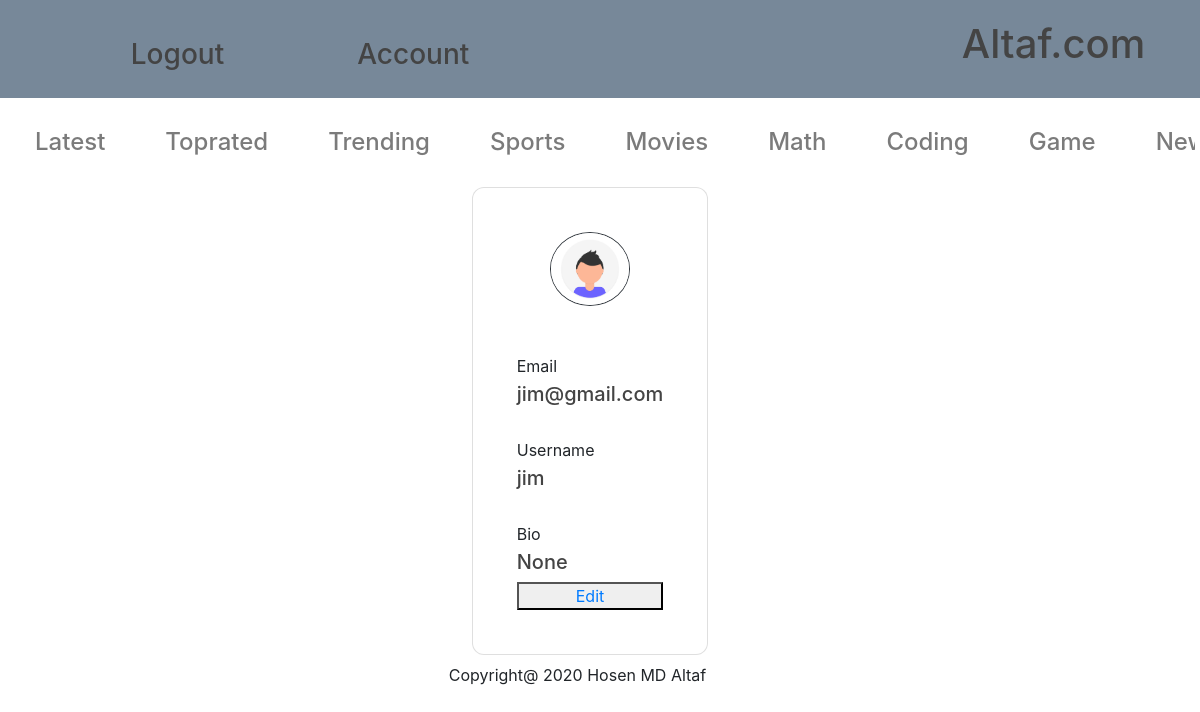
The app's page /account/3/ (signed in) with its own data.
### account/models.py (models this page shows, shortened)
class Account(AbstractBaseUser):
		email 					= models.EmailField(verbose_name="email", max_length=60, unique=True)
		username 				= models.CharField(max_length=30, unique=True)
		date_joined				= models.DateTimeField(verbose_name='date joined', auto_now_add=True)
		last_login				= models.DateTimeField(verbose_name='last login', auto_now=True)
		is_admin				= models.BooleanField(default=False)
		is_active				= models.BooleanField(default=True)
		is_staff				= models.BooleanField(default=False)
		is_superuser			= models.BooleanField(default=False)
		profile_image                 =  models.ImageField(default='man.png',upload_to='profile_pics')
		bio                     =  models.CharField(max_length=100,null=True,blank=True)
		hide_email              = models.BooleanField(default=True)
		full_name               = models.CharField(max_length=30,null=True,blank=True)
		USERNAME_FIELD = 'email'
		REQUIRED_FIELDS = ['username']
		objects = MyAccountManager()

### account/views.py (the view)
# urls.py: path('<int:pk>/',ProfileDetailView.as_view(), name='my_profile'),
class ProfileDetailView(DetailView):
    model = Account
    context_object_name = 'my_profile'
    template_name = 'account/account.html'
    def get_object(self,**kwargs):
        pk= self.kwargs.get('pk')
        view_profile = Account.objects.get(pk=pk)
        return view_profile

### templates/account/account.html (shortened to what this page needs)
{% extends 'baseapp/main.html' %}
{% load static %}
{% block content %}
{% if request.user.is_authenticated %}
<div class="flex-page">
  <div class="profile-post-seaction">
    <div class="container-fluid">
        <div class="d-flex flex-row justify-content-center flex-wrap align-items-start">
            <div class="card profile-card m-2">
              <div class="card-body">
                  <div class="d-flex flex-column justify-content-center p-4">
                      <div class="image-container mx-auto mb-4">
                          <img class="d-block border border-dark rounded-circle img-fluid mx-auto profile-image" alt="altaf.com " id="id_profile_image" src="{{ my_profile.profile_image.url }}" width="80px" height="80px">
                      </div>
                      <p class="mt-4 mb-1 field-heading">Email</p>
                          {% if hide_email %}
                              <h5>**********</h5>
                          {% else %}
                              <h5>{{my_profile.email}}</h5>
                          {% endif %}
                      <p class="mt-4 mb-1 field-heading">Username</p>
                      <h5>{{ my_profile.username}}</h5>
                      <p class="mt-4 mb-1 field-heading">Bio</p>
                      <h5>{{ my_profile.bio}}</h5>
					  <button><a href="{% url 'account:edit'  user.id %}">Edit</a></button>
                  </div>
              </div>
            </div>
        </div>
	</div>
	<p >Copyright@ 2020 Hosen MD Altaf</p>
 </div>
{% else %}
  <h1>You don't have account yet .Create one-<a class="dropdown-item" href="{% url 'account:register' %}">Register</a></h1>
{% endif %}
{% endblock content %}

### static/css/style.css (style rules this page uses)
* { padding: 0; margin: 0; }
body { background: #fafafa; color: #333333; margin-top: 5rem; }
h1, h2, h3, h4, h5, h6 { color: #444444; }
.flex-page { display: flex; justify-content:space-around; }
.profile-post-seaction { padding: 15px; margin-right: 20px; margin-bottom: 80px; }

### templates/account/account.html (style rules this page uses)
.image-container { max-width: 250px; height: auto; }
.field-heading { color: var(--secondary-text-color); }
.card { border-radius: 12px; }

### records on screen
Account: profile_image (picture), email "jim@gmail.com", username "jim", bio "None"
